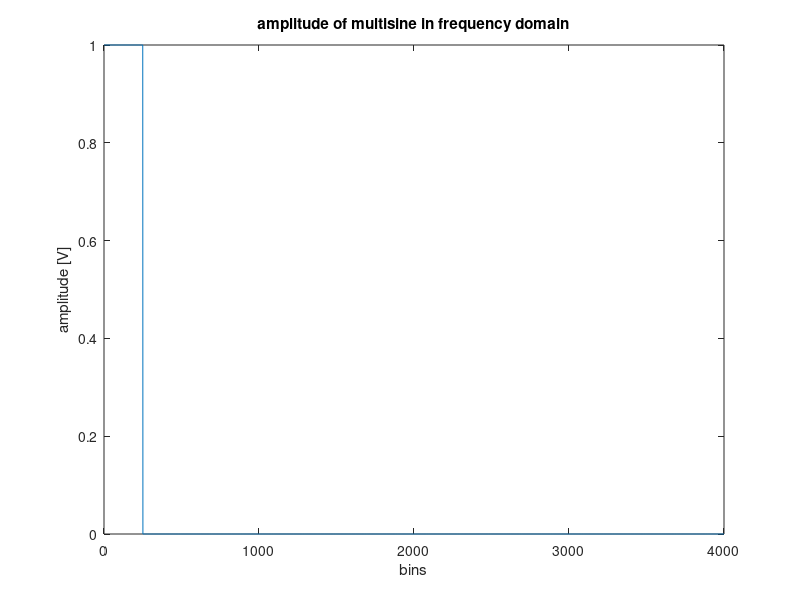
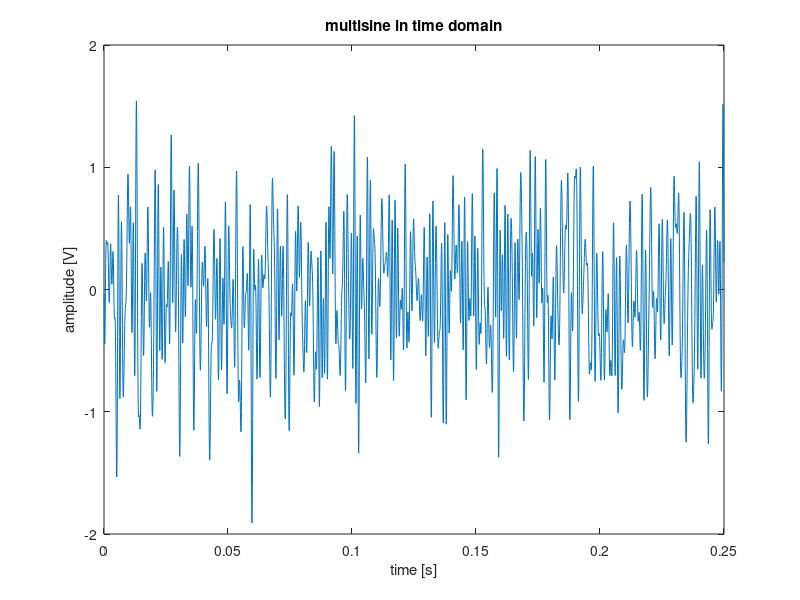
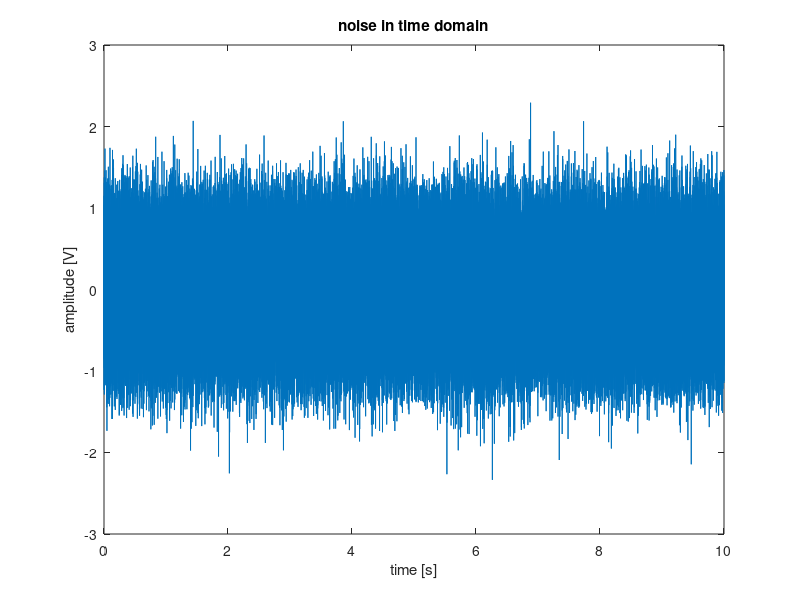

MATLAB code for these plots, in order: (Note: this script raises an error after producing the figures.)
 clc
 close all
 clear

 %% generating signals

 % random phase
 fs = 16e3; %Hz
 min_freq = 4; %Hz
 max_freq = 1000; %Hz
 Vrms = 0.5; %V
 N1 = 4000;
 T = N1/fs; %measurment period
 bin_size = 1/T;

 x_random_f = zeros(N1, 1);
 x_random_f((min_freq/bin_size):(max_freq/bin_size)) = 1*exp(1i*2*pi*rand(size((min_freq/4):(max_freq/4))));

 x_random_t = real(ifft(x_random_f));
 x_random_t = x_random_t/rms(x_random_t)*Vrms; %get vrms of 0.5V

 figure
 plot(1:N1, abs(x_random_f))
 xlabel('bins')
 ylabel('amplitude [V]')
 title('amplitude of multisine in frequency domain')

 figure
 plot((1:N1)/fs, x_random_t)
 xlabel('time [s]')
 ylabel('amplitude [V]')
 title('multisine in time domain')


 % aperiodic noise
 fs = 16e3; %Hz
 Vrms = 0.5; %V
 N2 = 40*N1;
 x_noise_t = randn(1, N2);
 x_noise_t = x_noise_t/rms(x_noise_t)*Vrms;

 figure
 plot((1:N2)/fs, x_noise_t)
 xlabel('time [s]')
 ylabel('amplitude [V]')
 title('noise in time domain')

 
%% data processing

interesting_bins = 1:250; %(min_freq/bin_size):(max_freq/bin_size); %bins we are interested in
N = 160000; % amount of samples in 1 repetition
Nrep = 1; % how many repetitions were measured
Drep = 1; % how many of the last repetitions you want to keep
FileName = 'matlab data/x_noise_data_1.mat'; %name of the mat file
Avgs = 16; %average over how many repetitions
input_noise = true; % set to true if input is one long measurement (noise input)
Hfunction = 'AveragingFRF'; %name of function to call
% 'AvgTimeDomain'
% 'AveragingDFT'
% 'AveragingFRF'
% 'AveragingAutoPowerInput'
% 'AveragingAutoPowerOutput'


[umat , ymat] = ReadDataLab2(N, Nrep, Drep, FileName);


% if noise is used as input
if (input_noise)
    tempu = zeros(N1, N2/N1);
    tempy = zeros(N1, N2/N1);
    j = 1;
    for i = 1:N1:N2
        tempu(:, j) = umat(i:i+N1-1);
        tempy(:, j) = ymat(i:i+N1-1);
        j = j + 1;
    end
    umat = tempu;
    ymat = tempy;
end


[H, stdH] = TransferFunc(umat, ymat, Avgs, Hfunction);

[a, b] = size(H);
for i = 1:b
    figure
    plot(interesting_bins, db(abs(H(interesting_bins,i))))
     xlabel('bins')
     ylabel('amplitude [V]')
     title('FRF with averaging '+ string(Hfunction) + ' using '+ string(Avgs) + ' repetitions')
     hold on
     plot(interesting_bins, db(stdH(interesting_bins)))
     legend('FRF', 'stdH')
end

